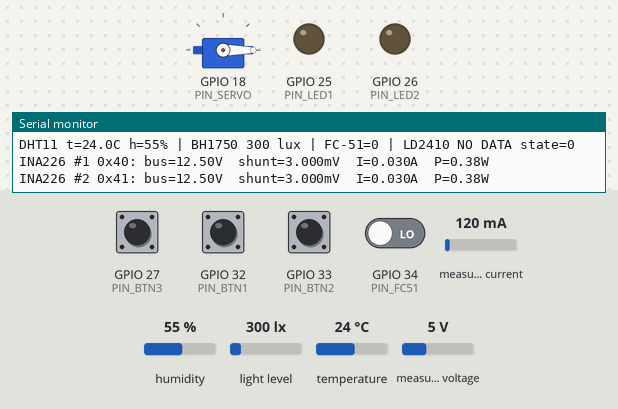
This sketch was run on a simulated ESP32. Shown: servo, output pins drawn as LEDs (lit = HIGH), the last lines printed to the serial monitor. Wiring (inferred from the names in the program): BH1750 light sensor at I2C address 0x23; INA219 current sensor at I2C address 0x40; INA219 current sensor at I2C address 0x41. The inputs (shaded band) are chosen by the test bench; at power-on: GPIO 27 (PIN_BTN3), GPIO 32 (PIN_BTN1), GPIO 33 (PIN_BTN2) HIGH, GPIO 34 (PIN_FC51) LOW, measured current 120 mA, humidity 55 %, light level 300 lx, temperature 24 °C, measured voltage 5 V. WiFi joins after 1.5 s; servers stay silent unless stated; no MQTT or app messages arrive unless stated.

Above: at 8.0 s.
8.1 s: GPIO 32 (PIN_BTN1) pulled LOW for 0.15 s
At 9.3 s:
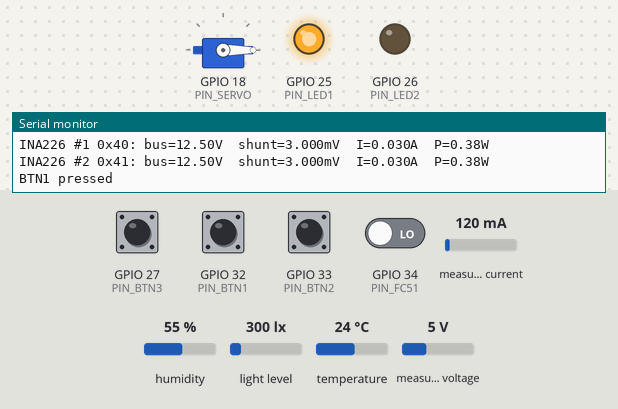
9.7 s: GPIO 27 (PIN_BTN3) pulled LOW for 0.15 s
At 10.7 s:
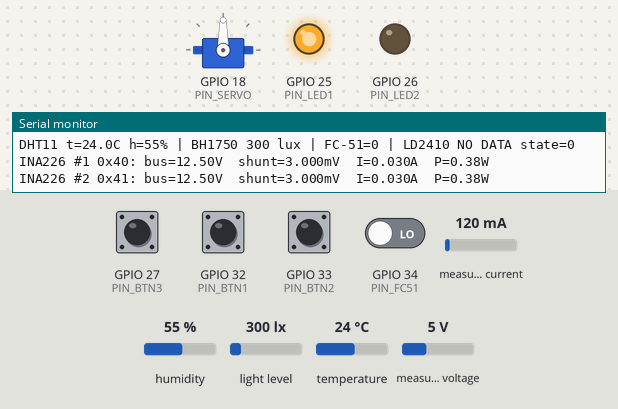
11.3 s: GPIO 27 (PIN_BTN3) pulled LOW for 1 s
At 11.9 s:
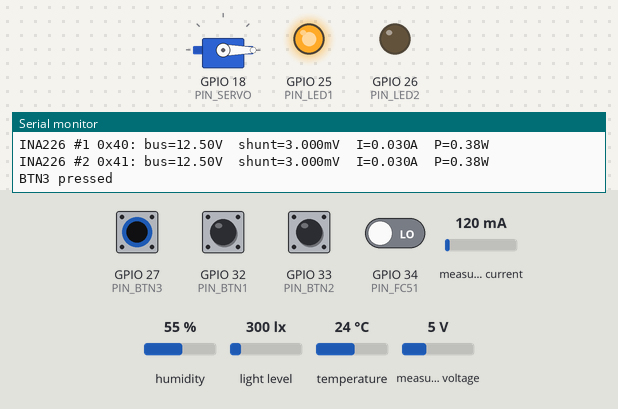
13.8 s: GPIO 33 (PIN_BTN2) pulled LOW for 0.15 s
At 15.0 s:
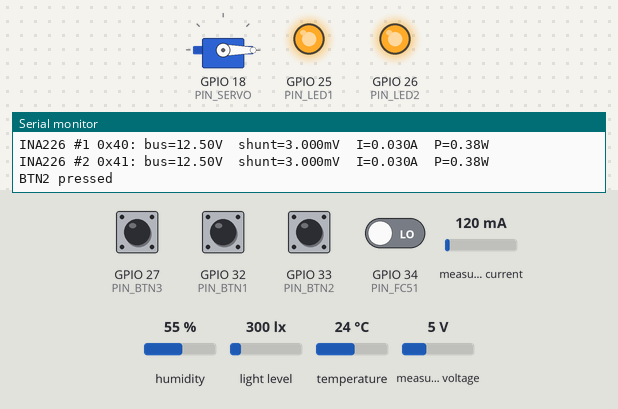
15.4 s: GPIO 32 (PIN_BTN1) pulled LOW for 1 s
At 16.3 s:
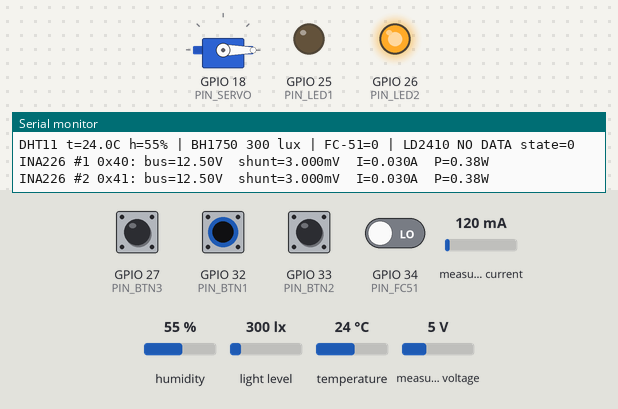
17.9 s: GPIO 27 (PIN_BTN3) pulled LOW for 0.15 s
At 18.2 s:
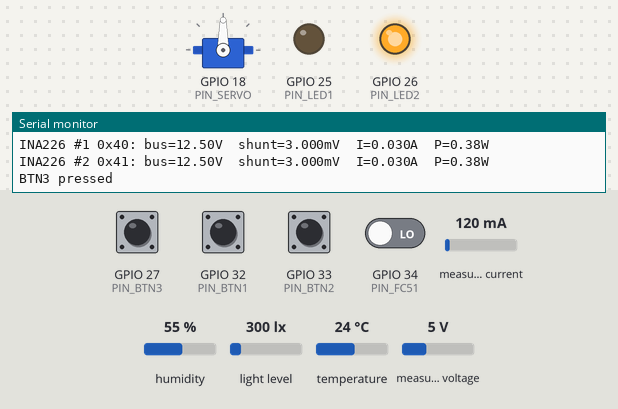
Timing chart, 0 to 20.5 s (numbered marks = the images above; inputs shaded):
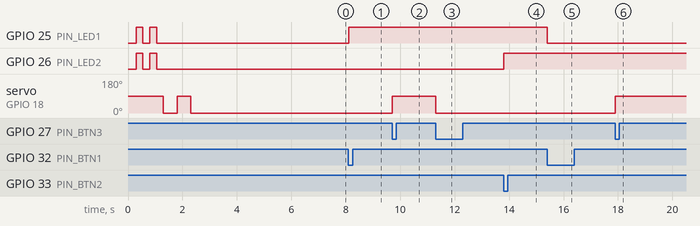

Measured:
- after the input at 8.1 s, GPIO 25 (PIN_LED1): LOW → HIGH at once
- after the input at 9.7 s, servo on GPIO 18 (PIN_SERVO): 0° → 90° at once
- after the input at 11.3 s, servo on GPIO 18 (PIN_SERVO): 90° → 0° at once
- after the input at 13.8 s, GPIO 26 (PIN_LED2): LOW → HIGH at once
- after the input at 15.4 s, GPIO 25 (PIN_LED1): HIGH → LOW at once
- after the input at 17.9 s, servo on GPIO 18 (PIN_SERVO): 0° → 90° at once

The sketch:

esp_a_test.ino
```cpp
// ESP-A (node "bedroom") bring-up test - Arduino IDE, board: ESP32 Dev Module
// Libraries: PubSubClient, DHT sensor library (Adafruit) + Adafruit Unified Sensor, ESP32Servo
// Serial Monitor: 115200
#include <WiFi.h>
#include <Wire.h>
#include <PubSubClient.h>
#include <DHT.h>
#include <ESP32Servo.h>

// ---------- EDIT THESE ----------
const char* WIFI_SSID = "YOUR_WIFI";
const char* WIFI_PASS = "YOUR_WIFI_PASSWORD";
const char* MQTT_HOST = "192.168.0.132";
const char* MQTT_USER = "bedroom";
const char* MQTT_PASS = "PASSWORD_FROM_/etc/smart-home/mqtt-users.txt";
const float SHUNT_OHMS = 0.1;      // check your INA226 board (many are 0.1, some 0.002)
// ---------- PINS (GPIO numbers = the number after D or P on the board) ----------
#define PIN_DHT   4
#define PIN_FC51  34
#define PIN_LD_RX 16   // ESP RX2  <- LD2410C TX
#define PIN_LD_TX 17   // ESP TX2  -> LD2410C RX
#define PIN_LED1  25
#define PIN_LED2  26
#define PIN_BTN1  32
#define PIN_BTN2  33
#define PIN_BTN3  27
#define PIN_SERVO 18
#define SDA_PIN 21
#define SCL_PIN 22

DHT dht(PIN_DHT, DHT11);
Servo servo;
WiFiClient wifi;
PubSubClient mqtt(wifi);
HardwareSerial LD(2);

bool led1=false, led2=false;
bool lastB[3]={1,1,1};
uint32_t tSensors=0, tScan=0;
int ldState=0;                  // 0 none, 1 moving, 2 static, 3 both
uint32_t ldLastFrame=0;

// ---------- I2C helpers ----------
bool i2cHas(uint8_t a){ Wire.beginTransmission(a); return Wire.endTransmission()==0; }
uint16_t inaRead(uint8_t a,uint8_t reg){
  Wire.beginTransmission(a); Wire.write(reg); Wire.endTransmission(false);
  Wire.requestFrom(a,(uint8_t)2); uint16_t v=Wire.read()<<8; v|=Wire.read(); return v;
}
float bh1750Lux(){
  Wire.beginTransmission(0x23); Wire.write(0x10); if(Wire.endTransmission()!=0) return NAN; // continuous high-res
  delay(180);
  Wire.requestFrom((uint8_t)0x23,(uint8_t)2); if(Wire.available()<2) return NAN;
  uint16_t raw=Wire.read()<<8; raw|=Wire.read(); return raw/1.2;
}
void i2cScan(){
  Serial.print("I2C found:");
  int n=0; for(uint8_t a=1;a<127;a++) if(i2cHas(a)){ Serial.printf(" 0x%02X",a); n++; }
  Serial.printf("  (%d)  expected: 0x23 BH1750, 0x40 INA226#1, 0x41 INA226#2\n",n);
}
void inaReport(uint8_t a,const char* name){
  if(!i2cHas(a)){ Serial.printf("%s 0x%02X: NOT FOUND\n",name,a); return; }
  float busV=inaRead(a,0x02)*0.00125;
  int16_t sh=(int16_t)inaRead(a,0x01); float shV=sh*0.0000025;
  float amps=shV/SHUNT_OHMS;
  Serial.printf("%s 0x%02X: bus=%.2fV  shunt=%.3fmV  I=%.3fA  P=%.2fW\n",name,a,busV,shV*1000,amps,busV*amps);
}

// ---------- LD2410C minimal frame parser ----------
void ldPoll(){
  static uint8_t buf[64]; static int n=0;
  while(LD.available()){
    uint8_t b=LD.read();
    if(n<64) buf[n++]=b;
    if(n>=4 && !(buf[0]==0xF4&&buf[1]==0xF3&&buf[2]==0xF2&&buf[3]==0xF1)){ // resync
      memmove(buf,buf+1,--n); continue; }
    if(n>=6){
      int len=buf[4]|(buf[5]<<8);
      if(len>40){ n=0; continue; }
      if(n>=10+len){
        if(len>=3 && buf[6]==0x02 && buf[7]==0xAA){ ldState=buf[8]; ldLastFrame=millis(); }
        n=0;
      }
    }
  }
}

// ---------- MQTT ----------
void pub(const char* t,const String& v,bool retain=true){ if(mqtt.connected()) mqtt.publish(t,v.c_str(),retain); }
void connectWifi(){
  if(WiFi.status()==WL_CONNECTED) return;
  Serial.printf("WiFi %s ...",WIFI_SSID); WiFi.begin(WIFI_SSID,WIFI_PASS);
  for(int i=0;i<40&&WiFi.status()!=WL_CONNECTED;i++){ delay(500); Serial.print('.'); }
  Serial.println(WiFi.status()==WL_CONNECTED? String(" OK ")+WiFi.localIP().toString() : " FAILED");
}
void connectMqtt(){
  if(mqtt.connected()||WiFi.status()!=WL_CONNECTED) return;
  mqtt.setServer(MQTT_HOST,1883);
  Serial.printf("MQTT host=%s user='%s' pass='%s' (len %d) ... ",MQTT_HOST,MQTT_USER,MQTT_PASS,(int)strlen(MQTT_PASS));
  // last-will: home/bedroom/status = offline (retained)
  if(mqtt.connect("esp-bedroom",MQTT_USER,MQTT_PASS,"home/bedroom/status",1,true,"offline")){
    mqtt.publish("home/bedroom/status","online",true); Serial.println(" connected");
  } else Serial.printf(" failed rc=%d (4=bad user/pass, 5=not authorised)\n",mqtt.state());
  delay(3000);
}

void setup(){
  Serial.begin(115200); delay(300);
  Serial.println("\n=== ESP-A bring-up test ===");
  pinMode(PIN_LED1,OUTPUT); pinMode(PIN_LED2,OUTPUT);
  pinMode(PIN_BTN1,INPUT_PULLUP); pinMode(PIN_BTN2,INPUT_PULLUP); pinMode(PIN_BTN3,INPUT_PULLUP);
  pinMode(PIN_FC51,INPUT);
  Wire.begin(SDA_PIN,SCL_PIN);
  dht.begin();
  LD.begin(256000,SERIAL_8N1,PIN_LD_RX,PIN_LD_TX);
  servo.attach(PIN_SERVO);
  // quick LED + servo self-test
  for(int i=0;i<2;i++){ digitalWrite(PIN_LED1,1); digitalWrite(PIN_LED2,1); delay(250); digitalWrite(PIN_LED1,0); digitalWrite(PIN_LED2,0); delay(250); }
  servo.write(0); delay(500); servo.write(90); delay(500); servo.write(0);
  i2cScan();
  connectWifi(); connectMqtt();
  Serial.println("Press BTN1/BTN2 = toggle LED1/LED2, BTN3 = move servo.");
}

void loop(){
  connectWifi(); connectMqtt(); mqtt.loop(); ldPoll();

  // buttons (pressed = LOW)
  int pins[3]={PIN_BTN1,PIN_BTN2,PIN_BTN3};
  for(int i=0;i<3;i++){
    bool v=digitalRead(pins[i]);
    if(lastB[i]==1 && v==0){
      Serial.printf("BTN%d pressed\n",i+1);
      if(i==0){ led1=!led1; digitalWrite(PIN_LED1,led1); }
      if(i==1){ led2=!led2; digitalWrite(PIN_LED2,led2); }
      if(i==2){ static bool up=false; up=!up; servo.write(up?90:0); }
      delay(30);
    }
    lastB[i]=v;
  }

  // sensors every 3 s
  if(millis()-tSensors>3000){
    tSensors=millis();
    float t=dht.readTemperature(), h=dht.readHumidity();
    float lux=bh1750Lux();
    int fc=digitalRead(PIN_FC51);   // FC-51: usually LOW = obstacle
    bool ldAlive = millis()-ldLastFrame<2000;
    Serial.printf("DHT11 t=%.1fC h=%.0f%% | BH1750 %.0f lux | FC-51=%d | LD2410 %s state=%d\n",
      t,h,lux,fc, ldAlive?"OK":"NO DATA", ldState);
    inaReport(0x40,"INA226 #1"); inaReport(0x41,"INA226 #2");
    if(!isnan(t)) pub("home/bedroom/temp",String(t,1));
    if(!isnan(h)) pub("home/bedroom/hum",String(h,0));
    if(!isnan(lux)) pub("home/bedroom/lux",String(lux,0));
    if(ldAlive){ pub("home/bedroom/mmwave",String(ldState!=0)); pub("home/bedroom/pir",String((ldState&1)?1:0)); }
  }
  if(millis()-tScan>15000){ tScan=millis(); i2cScan(); }
}
```
